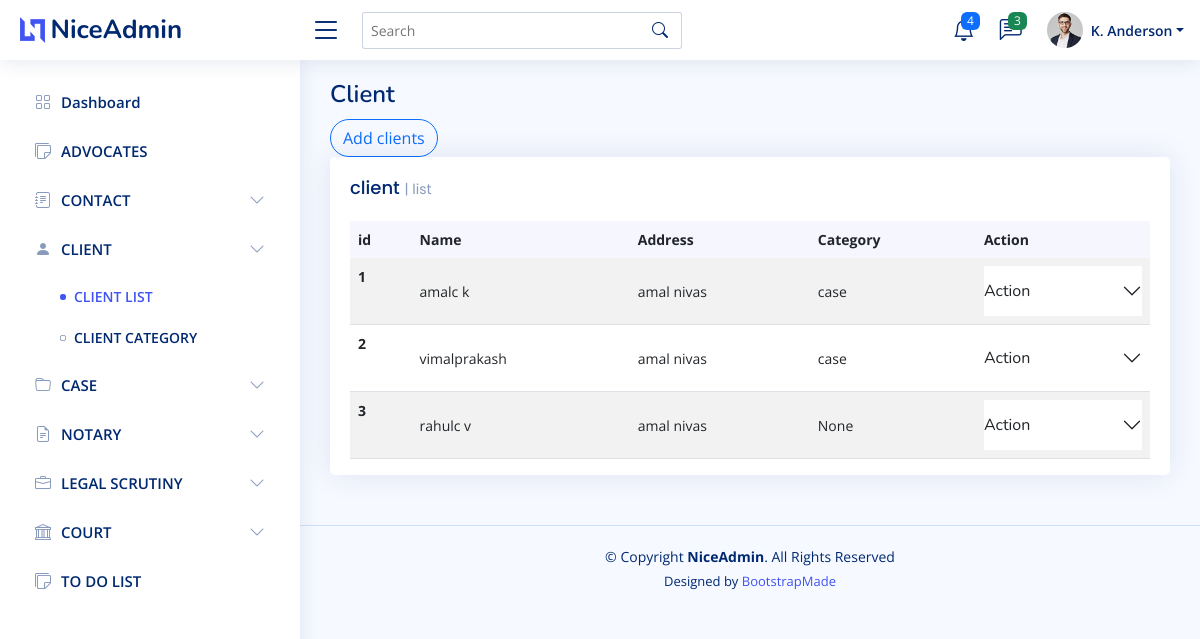
/client (signed in), run on an earlier commit of the app's database.
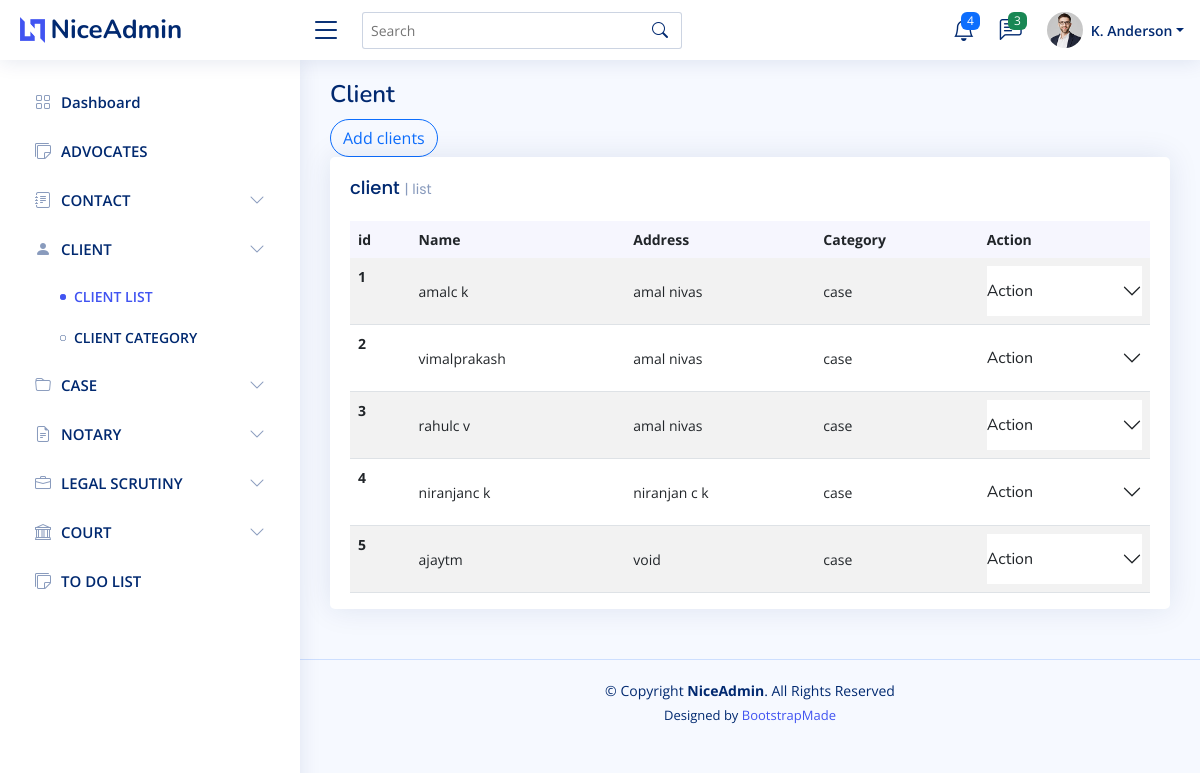
And on a later commit of the database.
### Admin_user/models.py (models this page shows, shortened)
class client(models.Model):
    First_name=models.CharField(max_length=50)
    Last_name=models.CharField(max_length=50)
    Address=models.ForeignKey(Address,null=True, on_delete=models.SET_NULL)
    Category=models.CharField(max_length=50,null=True)
    is_case=models.BooleanField(default=False)
    phone=models.IntegerField(null=True)
    email=models.CharField(max_length=50,null=True)

class Address(models.Model):
    House_name=models.CharField(max_length=50)
    Place=models.CharField(max_length=50)
    City=models.CharField(max_length=50)
    State=models.ForeignKey(State, on_delete=models.CASCADE)
    district=models.ForeignKey(District, on_delete=models.CASCADE)
    Country=models.CharField(max_length=50)
    Pin=models.IntegerField()
    def __str__(self):
        return self.House_name

### Admin_user/views.py (the view)
# urls.py: path("client",client,name="client"),
def client(request):
    if not request.user.is_authenticated and is_admin:
        return redirect("/login")
    context={"title":"Client"}
    context["client"]=True
    context["clients"]=client_model.objects.all()
    return render(request,"admin/client_list.html",context)

### templates/admin/client_list.html (shortened to what this page needs)
{% extends 'admin/main.html' %}
{% block content %} <a type="button" class="btn btn-outline-primary rounded-pill" href="{% url 'add_clients' %}">Add clients</a>
<div class="col-12">
    <div class="card top-selling overflow-auto">
      <div class="card-body pb-0">
          <h5 class="card-title">client <span>| list</span></h5>
          <table class="table table-striped">
            <thead>
              <tr>
                <th class="fw-bold" scope="col">id</th>
                <th class="fw-bold" scope="col">Name</th>
                <th class="fw-bold" scope="col">Address</th>
                <th class="fw-bold" scope="col">Category</th>
                <th class="fw-bold" scope="col">Action</th>
              </tr>
            </thead>
            <tbody>
              {% for i in clients %}
              <tr>
                <th scope="row">{{i.id}}</th>
                <td>{{i.First_name}}{{i.Last_name}} </td>
                <td>{{i.Address}}</td>
                <td >{{i.Category}}</td>
                <td>
                  <div class="accordion accordion-flush" id="accordionFlushExample">
                    <div class="accordion-item">
                      <h2 class="accordion-header" id="flush-headingOne">
                        <button class="accordion-button collapsed" type="button" data-bs-toggle="collapse" data-bs-target="#flush-collapseOne{{i.id}}" aria-expanded="false" aria-controls="flush-collapseOne">
                          Action
                        </button>
                      </h2>
                    </div>
                  </div>
                </td>
              </tr>
              {% endfor %}
            </tbody>
          </table>
        </div>
      </div>
    </div>
{% endblock content %}

What changed in the data, as far as the page shows it:
changed client "rahul": Category "None" → "case"
added client: id "4", First_name "niranjan", Last_name "c k", Address "niranjan c k", Category "case"
added client: id "5", First_name "ajay", Last_name "tm", Address "void", Category "case"
